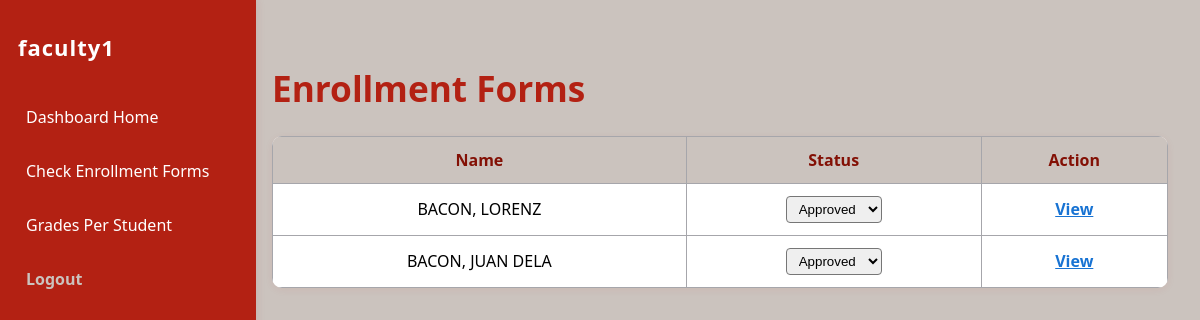
The app's page /faculty_enrollments.php (signed in) with its own data.
### tables this page shows
CREATE TABLE `enrollmentform` (
  `enrollmentId` int(11) NOT NULL,
  `websiteId` int(11) NOT NULL,
  `firstName` varchar(100) NOT NULL,
  `lastName` varchar(100) NOT NULL,
  `birthdate` date NOT NULL,
  `sex` enum('M','F','N','') NOT NULL,
  `houseNo_streetName` varchar(255) NOT NULL,
  `baranggay` varchar(255) NOT NULL,
  `city` varchar(255) NOT NULL,
  `country` varchar(255) NOT NULL,
  `phoneNumber` varchar(13) NOT NULL,
  `course` varchar(255) NOT NULL,
  `semester` int(10) NOT NULL,
  `year` varchar(20) NOT NULL,
  `username` varchar(255) NOT NULL,
  `email` varchar(255) NOT NULL,
  `password` varchar(1000) NOT NULL,
  `status` enum('approved','pending','rejected','') NOT NULL DEFAULT 'pending'
);

### faculty_enrollments.php (the view, shortened to what this page needs)
<?php
include_once 'db.php';
$stmt = $pdo->query("SELECT enrollmentId, firstName, lastName, status FROM enrollmentForm ORDER BY status, lastName");
$students = $stmt->fetchAll(PDO::FETCH_ASSOC);
?>
<!DOCTYPE html>
<html lang="en">
<head>
</head>
<body>
    <div class="sidebar">
        <h2><?= htmlspecialchars($_SESSION['faculty_name']) ?></h2>
        <a href="faculty_dashboard.php">Dashboard Home</a>
        <a href="faculty_enrollments.php">Check Enrollment Forms</a>
        <a href="faculty_grades.php">Grades Per Student</a>
        <a href="logout.php" class="logout">Logout</a>
    </div>
    <div class="main-content">
        <h1>Enrollment Forms</h1>
        <table>
            <tr>
                <th>Name</th>
                <th>Status</th>
                <th>Action</th>
            </tr>
            <?php foreach ($students as $student): ?>
            <tr>
                <td><?= htmlspecialchars($student['lastName'] . ', ' . $student['firstName']) ?></td>
                <td class="status-<?= strtolower($student['status']) ?>">
                    <form method="POST" style="display:inline;">
                        <select name="update_status" onchange="this.form.submit()" style="padding:4px 8px; border-radius:4px;">
                            <option value="approved" <?= $student['status'] === 'approved' ? 'selected' : '' ?>>Approved</option>
                        </select>
                    </form>
                </td>
                <td>
                    <a href="faculty_view_grades.php?id=<?= $student['enrollmentId'] ?>" target="_blank" class="view-link">View</a>
                </td>
            </tr>
            <?php endforeach; ?>
        </table>
    </div>
</body>
</html>

### faculty_enrollments.php (style rules this page uses)
body { margin: 0; background: #CBC3BE; font-family: 'Segoe UI', Arial, sans-serif; }
.sidebar { width: 220px; height: 100vh; background: #B32113; color: #fff; position: fixed; left: 0; top: 0; display: flex; flex-direction: column; align-items: flex-start; padding: 32px 18px 18px 18px; box-shadow: 2px 0 8px rgba(179,33,19,0.08); }
.sidebar h2 { margin: 0 0 32px 0; font-size: 22px; font-weight: bold; color: #fff; letter-spacing: 1px; }
.sidebar a { display: block; width: 100%; background: none; border: none; color: #fff; text-align: left; padding: 12px 0 12px 8px; font-size: 16px; font-weight: 500; margin-bottom: 8px; border-radius: 5px; cursor: pointer; transition: background 0.2s, color 0.2s; text-decoration: none; }
.sidebar a.logout { color: #CBC3BE; font-weight: bold; }
.main-content { margin-left: 240px; padding: 40px 32px; }
.main-content h1 { color: #B32113; font-size: 2.2em; margin-bottom: 18px; }
table { width: 100%; border-collapse: collapse; margin-top: 24px; background: #fff; border-radius: 10px; overflow: hidden; box-shadow: 0 2px 8px rgba(179,33,19,0.06); }
th, td { border: 1px solid #A6A6AB; padding: 12px; text-align: center; }
th { background: #CBC3BE; color: #831005; font-weight: bold; }
.status-approved { color: #22c55e; font-weight: bold; }
a.view-link { color: #1873D3; text-decoration: underline; font-weight: bold; transition: color 0.2s; }

### records on screen
enrollmentform: lastName+firstName "BACON, LORENZ", update_status "Approved"
enrollmentform: lastName+firstName "BACON, JUAN DELA", update_status "Approved"

### other values on screen
$_SESSION['faculty_name'] "faculty1"
